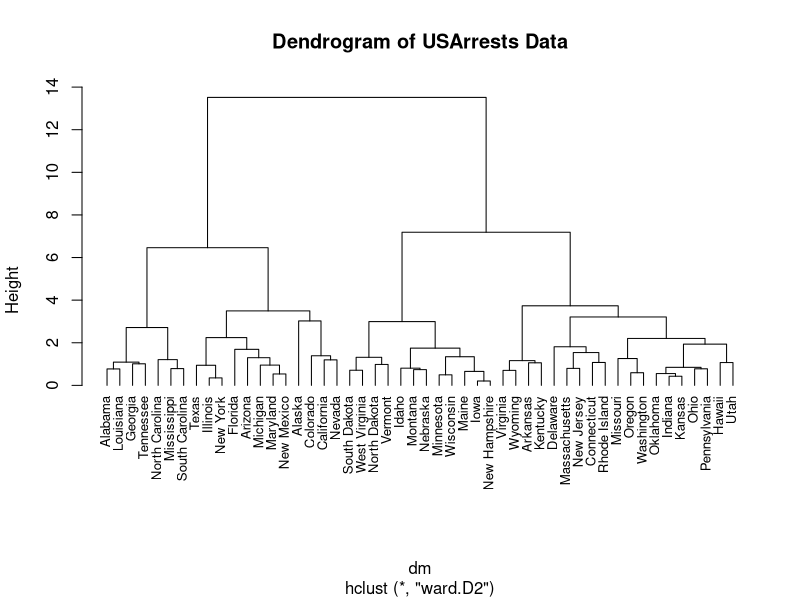
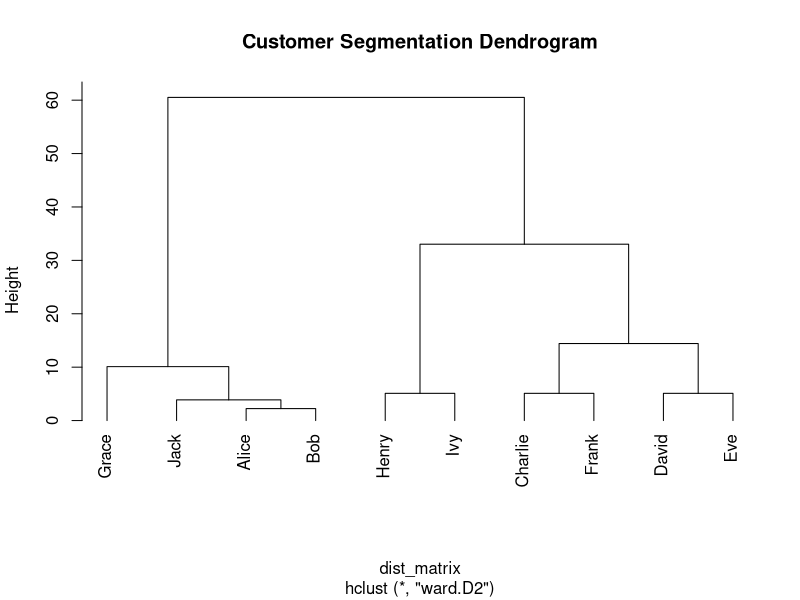

Here is the R script that generated these plots, in order:
# Code for Hierarchical Cluster Analysis (HCA) With hclust()

# Step 1. Load the dataset

## Load
data(USArrests)

## Preview
head(USArrests)


# -------------------------------------------------


# Step 2. Normalise the data

## Perform z-score standardisation
USArrests_scaled <- scale(USArrests)

## Check the results

### Mean
round(colMeans(USArrests_scaled), 2)

### SD
apply(USArrests_scaled, 2, sd)


# -------------------------------------------------


# Step 3. HCA

## Create a distance matrix
dm <- dist(USArrests_scaled)

## HCA
hc <- hclust(dm,
             method = "ward.D2")


# -------------------------------------------------


# Step 4. Plot a dendrogram
plot(hc,
     hang = -1,
     cex = 0.8,
     main = "Dendrogram of USArrests Data")


# -------------------------------------------------

# Dendrogram example

## Load necessary library
set.seed(123)  # Ensure reproducibility

## Step 1: Create a simple dataset (fake customer data)
customers <- data.frame(
  Name = c("Alice", "Bob", "Charlie", "David", "Eve", "Frank", "Grace", "Henry", "Ivy", "Jack"),
  Spending = c(2, 3, 5, 8, 7, 6, 4, 9, 10, 1),
  Transactions = c(10, 12, 25, 40, 35, 30, 18, 50, 55, 8)
)

## Step 2: Compute the Euclidean distance matrix
dist_matrix <- dist(customers[, c("Spending", "Transactions")], # only use numerical columns
                    method = "euclidean")

## set names for distance matrix
attr(dist_matrix, "Labels") <- customers$Name

# Step 3: Perform hierarchical clustering using Ward's method
hc_ex <- hclust(dist_matrix,
             method = "ward.D2")

## Step 4: Plot the dendrogram
plot(hc_ex,
     hang = -1,
     cex = 1,
     main = "Customer Segmentation Dendrogram")